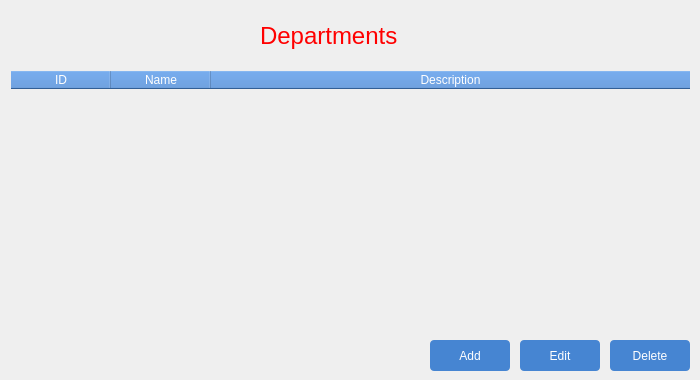
    <widget class="QWidget" name="page_deparment">
     <widget class="QLabel" name="labelDepartment">
      <property name="geometry">
       <rect>
        <x>260</x>
        <y>20</y>
        <width>181</width>
        <height>31</height>
       </rect>
      </property>
      <property name="font">
       <font>
        <family>Arial</family>
        <pointsize>18</pointsize>
       </font>
      </property>
      <property name="styleSheet">
       <string notr="true">QLabel {
	color: red;
}</string>
      </property>
      <property name="text">
       <string>Departments</string>
      </property>
     </widget>
     <widget class="QTableWidget" name="tableDepartment">
      <property name="geometry">
       <rect>
        <x>10</x>
        <y>70</y>
        <width>681</width>
        <height>261</height>
       </rect>
      </property>
      <property name="styleSheet">
       <string notr="true">QTableWidget {
	background: transparent;
}

QHeaderView::section {	
	color: white; 
	background-color: rgba(70, 133, 210, 1);
}

QTableWidget::item:selected {
    background-color: #0e6c96;
	color: #fff;
}</string>
      </property>
      <attribute name="horizontalHeaderHighlightSections">
       <bool>false</bool>
      </attribute>
      <attribute name="horizontalHeaderShowSortIndicator" stdset="0">
       <bool>false</bool>
      </attribute>
      <attribute name="horizontalHeaderStretchLastSection">
       <bool>true</bool>
      </attribute>
      <column>
       <property name="text">
        <string>ID</string>
       </property>
      </column>
      <column>
       <property name="text">
        <string>Name</string>
       </property>
       <property name="font">
        <font>
         <family>Arial</family>
        </font>
       </property>
      </column>
      <column>
       <property name="text">
        <string>Description</string>
       </property>
      </column>
     </widget>
     <widget class="QPushButton" name="btnDepartmentDelete">
      <property name="geometry">
       <rect>
        <x>610</x>
        <y>340</y>
        <width>80</width>
        <height>31</height>
       </rect>
      </property>
      <property name="font">
       <font>
        <family>Arial</family>
        <pointsize>9</pointsize>
       </font>
      </property>
      <property name="styleSheet">
       <string notr="true">QPushButton {
	text-align: center;
	color: #fff;
	background-color: rgba(70, 133, 210, 1);
	border-radius: 4px;
}

QPushButton:hover {
	background-color: rgba(70, 133, 210, 0.7);
}</string>
      </property>
      <property name="text">
       <string>Delete</string>
      </property>
      <property name="icon">
       <iconset>
        <normaloff>../icons/close.png</normaloff>../icons/close.png</iconset>
      </property>
      <property name="iconSize">
       <size>
        <width>12</width>
        <height>12</height>
       </size>
      </property>
     </widget>
     <widget class="QPushButton" name="btnDepartmentEdit">
      <property name="geometry">
       <rect>
        <x>520</x>
        <y>340</y>
        <width>80</width>
        <height>31</height>
       </rect>
      </property>
      <property name="font">
       <font>
        <family>Arial</family>
        <pointsize>9</pointsize>
       </font>
      </property>
      <property name="styleSheet">
       <string notr="true">QPushButton {
	text-align: center;
	color: #fff;
	background-color: rgba(70, 133, 210, 1);
	border-radius: 4px;
}

QPushButton:hover {
	background-color: rgba(70, 133, 210, 0.7);
}</string>
      </property>
      <property name="text">
       <string>Edit</string>
      </property>
      <property name="icon">
       <iconset>
        <normaloff>../icons/edit.png</normaloff>../icons/edit.png</iconset>
      </property>
      <property name="iconSize">
       <size>
        <width>16</width>
        <height>16</height>
       </size>
      </property>
     </widget>
     <widget class="QPushButton" name="btnDepartmentAdd">
      <property name="geometry">
       <rect>
        <x>430</x>
        <y>340</y>
        <width>80</width>
        <height>31</height>
       </rect>
      </property>
      <property name="font">
       <font>
        <family>Arial</family>
        <pointsize>9</pointsize>
       </font>
      </property>
      <property name="styleSheet">
       <string notr="true">QPushButton {
	text-align: center;
	color: #fff;
	background-color: rgba(70, 133, 210, 1);
	border-radius: 4px;
}

QPushButton:hover {
	background-color: rgba(70, 133, 210, 0.7);
}</string>
      </property>
      <property name="text">
       <string>Add</string>
      </property>
      <property name="icon">
       <iconset>
        <normaloff>../icons/add.png</normaloff>../icons/add.png</iconset>
      </property>
      <property name="iconSize">
       <size>
        <width>16</width>
        <height>16</height>
       </size>
      </property>
     </widget>
    </widget>
